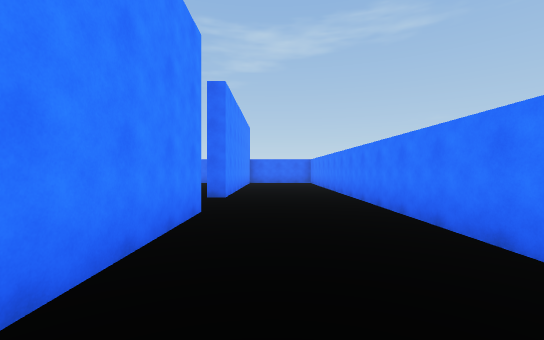
view 1 (above)

12 first-person views from a walk through a Unity game level. The camera is 1.5 m above the floor, looks level and sees 90° across. The floor is counted in squares, 2 m on a side. Each view is taken from the middle of a square. On the plan, view 1 faces up. The plan holds only what a view shows up to about 10 squares ahead; the rest is blank. Some animated figures are left out.

view 2
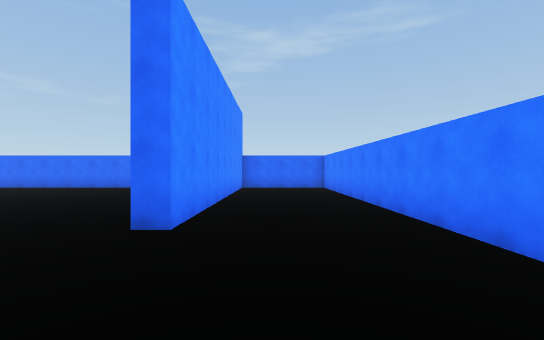

view 3
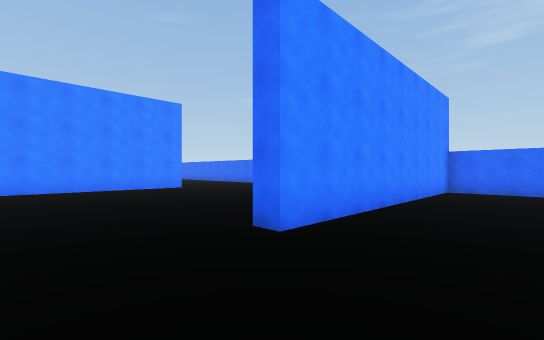

view 4
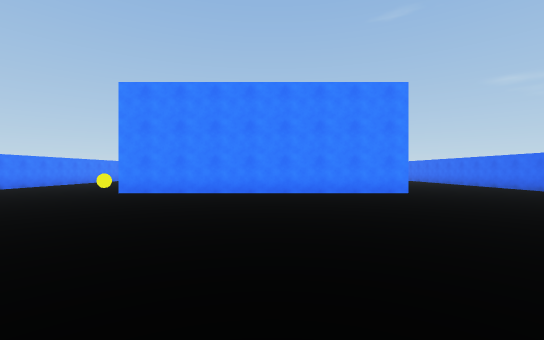

view 5
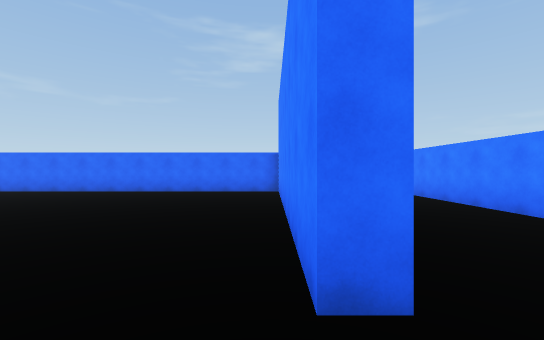

view 6
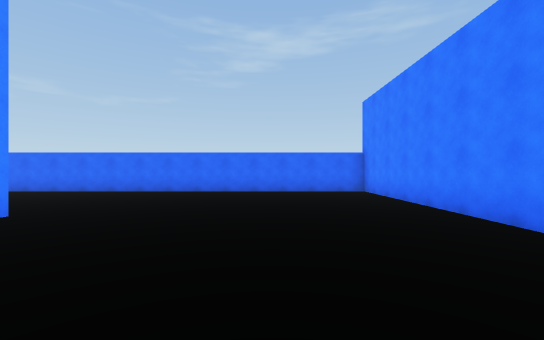

view 7
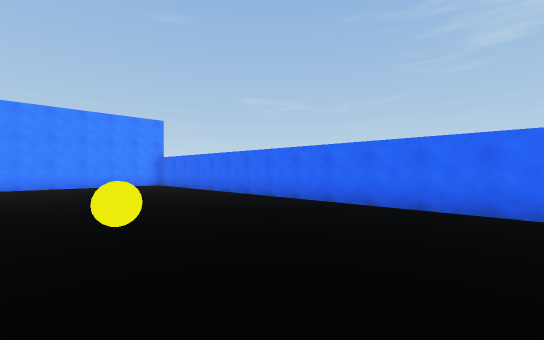

view 8
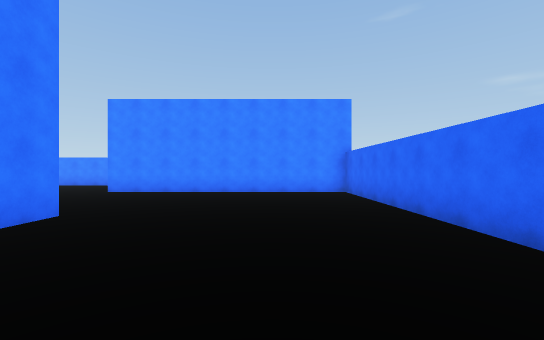

view 9
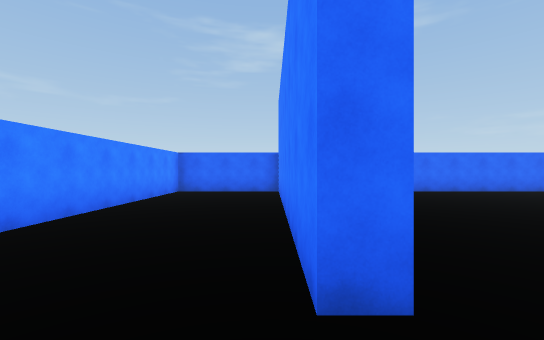

view 10
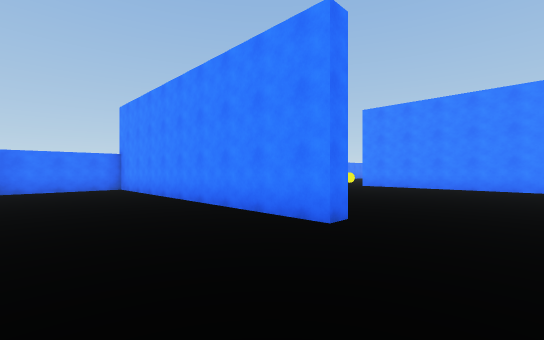

view 11
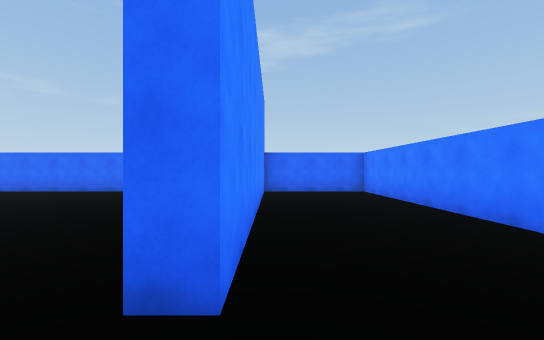

view 12
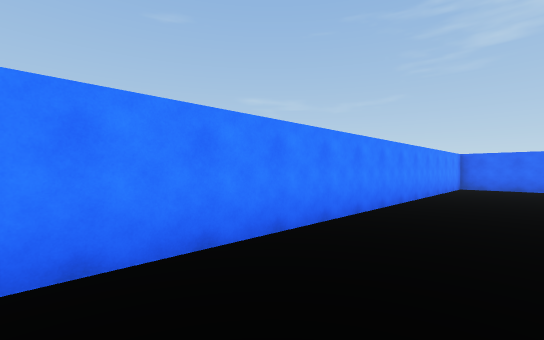

### Floor plan
Points are (right, up) in squares from view 1. A wall is a line through its corners. A room is listed if a view was taken in it or the views show most of it. See-through windows are left out.
Room 1 (views 1, 2, 3, 4, 5, 6, 7, 8, 9, 10, 11, 12)
walls: (-8.8, 10) (-8.8, 1.6); (-1.8, 4.9) (-1.3, 4.9) (-1.3, -3.9); (-16, 9.9) (-15, 9.9); (2.2, 2.1) (2.2, 15.5) (-1.3, 15.5) (-1.3, 7.4) (-1.8, 7.4) (-1.8, 15.5) (-21.3, 15.5) (-21.3, 7.4) (-21.8, 7.4) (-21.8, 14.9); (-0.8, -4.4) (2, -4.4); (-21.8, 15.5) (-25.3, 15.5) (-25.3, 3)
objects: other object (-12, 11)

Positions as (right, up) in squares from view 1, and headings:
1: (0, 0), facing up
2: (0, 4), facing up
3: (1, 5), facing up-left
4: (-1, 6), facing left
5: (-2, 6), facing up
6: (-5, 6), facing up
7: (-8, 10), facing up-left
8: (-12, 13), facing left
9: (-22, 6), facing up
10: (2, 7), facing down-left
11: (-1, 6), facing up
12: (-23, 3), facing up-left
